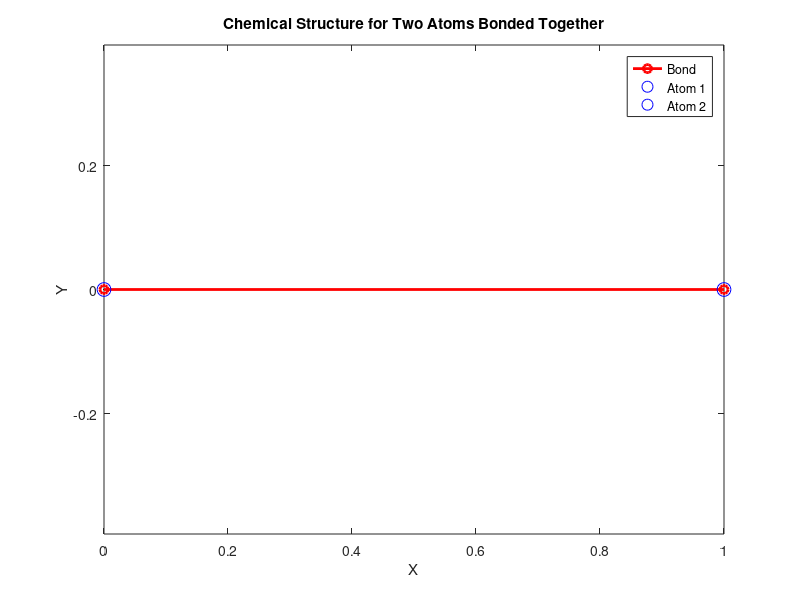
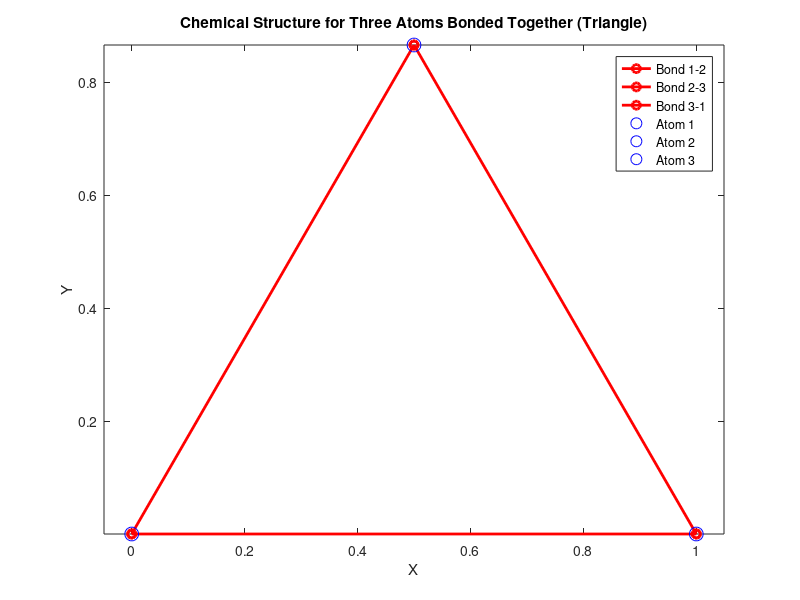

Write the MATLAB code that produced these figures, in order.
% Two Atoms Bonded Together

% Define constants
K = 1; % Kinetic energy
V0 = 0.5; % Potential energy

% Define Hamiltonian matrix
H = [K V0; V0 K];

% Calculate eigenvalues and eigenvectors
[eigenvectors, eigenvalues] = eig(H);

% Display results
disp('Eigenvalues and eigenvectors for two atoms bonded together:');
disp('Eigenvalues:');
disp(diag(eigenvalues)');
disp('Eigenvectors:');
disp(eigenvectors);

% Three Atoms Bonded Together (Triangle)

% Define Hamiltonian matrix
H = [K V0 0; V0 K V0; 0 V0 K];

% Calculate eigenvalues and eigenvectors
[eigenvectors, eigenvalues] = eig(H);

% Display results
disp('Eigenvalues and eigenvectors for three atoms bonded together:');
disp('Eigenvalues:');
disp(diag(eigenvalues)');
disp('Eigenvectors:');
disp(eigenvectors);

% Display chemical structure for two atoms bonded together
figure;
atom1 = [0, 0];
atom2 = [1, 0];
plot([atom1(1), atom2(1)], [atom1(2), atom2(2)], 'ro-', 'LineWidth', 2); % Bond between atoms
hold on;
plot(atom1(1), atom1(2), 'bo', 'MarkerSize', 10); % Atom 1
hold on;
plot(atom2(1), atom2(2), 'bo', 'MarkerSize', 10); % Atom 2
axis equal;
title('Chemical Structure for Two Atoms Bonded Together');
xlabel('X');
ylabel('Y');
legend('Bond', 'Atom 1', 'Atom 2');

% Three Atoms Bonded Together (Triangle)

% Define Hamiltonian matrix
H = [K V0 0; V0 K V0; 0 V0 K];

% Calculate eigenvalues and eigenvectors
[eigenvectors, eigenvalues] = eig(H);

% Display results
disp('Eigenvalues and eigenvectors for three atoms bonded together:');
disp('Eigenvalues:');
disp(diag(eigenvalues)');
disp('Eigenvectors:');
disp(eigenvectors);

% Display chemical structure for three atoms bonded together
figure;
atom1 = [0, 0];
atom2 = [1, 0];
atom3 = [0.5, sqrt(3)/2];
plot([atom1(1), atom2(1)], [atom1(2), atom2(2)], 'ro-', 'LineWidth', 2); % Bond between atoms 1 and 2
hold on;
plot([atom2(1), atom3(1)], [atom2(2), atom3(2)], 'ro-', 'LineWidth', 2); % Bond between atoms 2 and 3
hold on;
plot([atom3(1), atom1(1)], [atom3(2), atom1(2)], 'ro-', 'LineWidth', 2); % Bond between atoms 3 and 1
hold on;
plot(atom1(1), atom1(2), 'bo', 'MarkerSize', 10); % Atom 1
hold on;
plot(atom2(1), atom2(2), 'bo', 'MarkerSize', 10); % Atom 2
hold on;
plot(atom3(1), atom3(2), 'bo', 'MarkerSize', 10); % Atom 3
axis equal;
title('Chemical Structure for Three Atoms Bonded Together (Triangle)');
xlabel('X');
ylabel('Y');
legend('Bond 1-2', 'Bond 2-3', 'Bond 3-1', 'Atom 1', 'Atom 2', 'Atom 3');